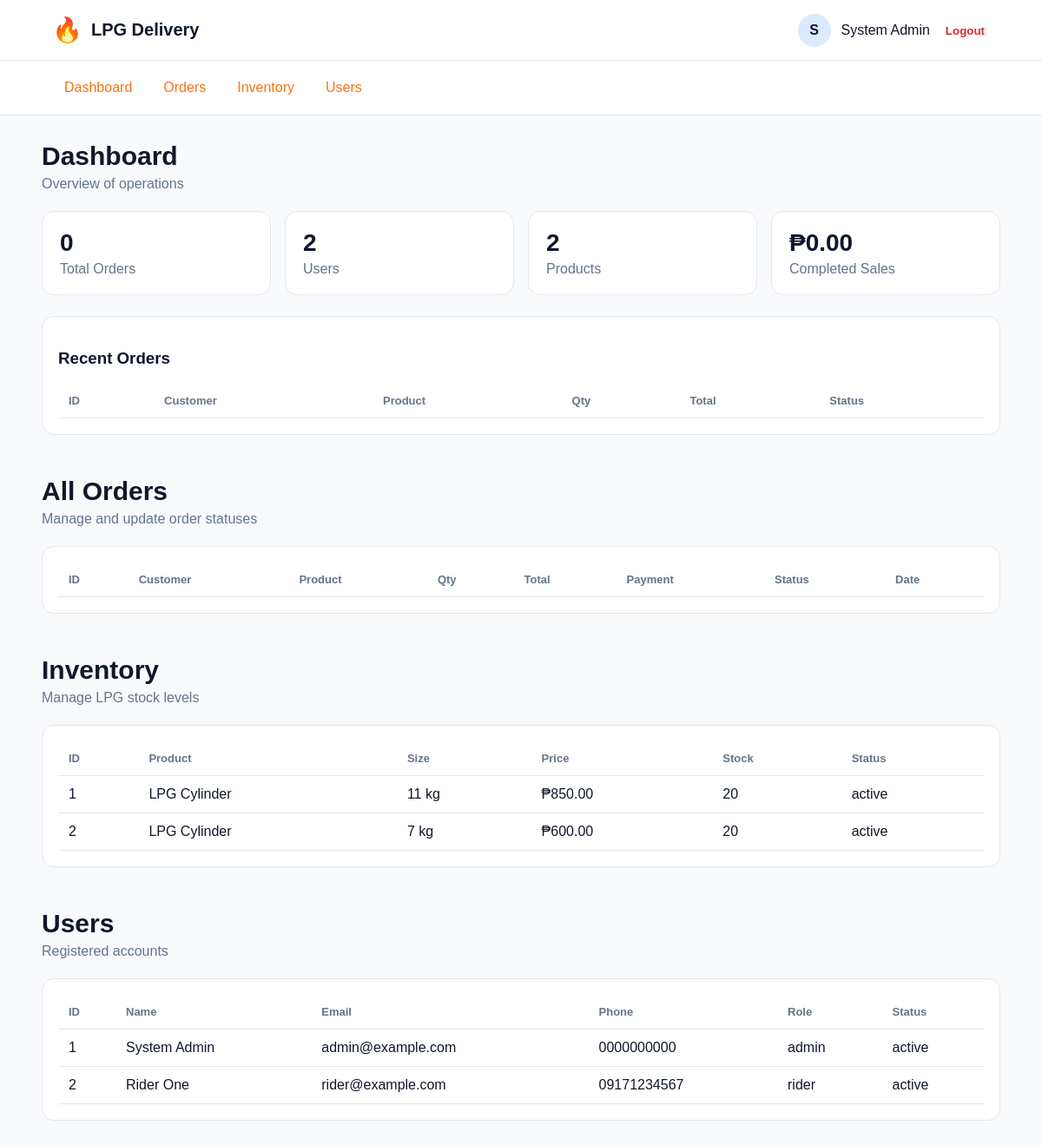
/admin_panel.php (signed in), run on the app's committed database.
### tables this page shows
CREATE TABLE IF NOT EXISTS products (
    id INT UNSIGNED AUTO_INCREMENT PRIMARY KEY,
    name VARCHAR(100) NOT NULL,
    size VARCHAR(50) NOT NULL,
    price DECIMAL(10,2) NOT NULL,
    stock INT NOT NULL DEFAULT 0,
    status ENUM('active','inactive') NOT NULL DEFAULT 'active',
    created_at TIMESTAMP DEFAULT CURRENT_TIMESTAMP
);

CREATE TABLE IF NOT EXISTS users (
    id INT UNSIGNED AUTO_INCREMENT PRIMARY KEY,
    full_name VARCHAR(150) NOT NULL,
    phone VARCHAR(30) NOT NULL,
    address VARCHAR(255) NOT NULL,
    email VARCHAR(190) NOT NULL UNIQUE,
    password VARCHAR(255) NOT NULL,
    role ENUM('customer','admin','rider') NOT NULL DEFAULT 'customer',
    valid_id_path VARCHAR(255) NULL,
    status ENUM('active','inactive','pending') NOT NULL DEFAULT 'active',
    created_at TIMESTAMP DEFAULT CURRENT_TIMESTAMP
);

### admin_panel.php (the view, shortened to what this page needs)
<?php
require_once "config.php";
$fullName = $_SESSION["full_name"];
$totalOrders = (int)$pdo->query("SELECT COUNT(*) FROM orders")->fetchColumn();
$totalUsers = (int)$pdo->query("SELECT COUNT(*) FROM users")->fetchColumn();
$totalProducts = (int)$pdo->query("SELECT COUNT(*) FROM products WHERE status = 'active'")->fetchColumn();
$totalSales = (float)$pdo->query("SELECT COALESCE(SUM(total_amount),0) FROM orders WHERE status IN ('delivered','completed')")->fetchColumn();
$products = $pdo->query(
    "SELECT id, name, size, price, stock, status FROM products ORDER BY id ASC"
)->fetchAll();
$users = $pdo->query(
    "SELECT id, full_name, email, phone, role, status, created_at
     FROM users ORDER BY created_at DESC"
)->fetchAll();
?>
<!DOCTYPE html>
<html lang="en">
<head>
    <link rel="stylesheet" href="styles.css">
</head>
<body>
<nav class="topnav">
    <div class="nav-brand"><div class="nav-brand-icon">🔥</div>LPG Delivery</div>
    <div class="nav-right">
        <div class="nav-user">
            <div class="nav-avatar"><?= htmlspecialchars(strtoupper(substr($fullName, 0, 1))) ?></div>
            <span><?= htmlspecialchars($fullName) ?></span>
        </div>
        <form method="POST">
            <button class="nav-logout" type="submit">Logout</button>
        </form>
    </div>
</nav>
<div class="tabs">
    <a href="#dashboard">Dashboard</a>
    <a href="#orders">Orders</a>
    <a href="#inventory">Inventory</a>
    <a href="#users">Users</a>
</div>
<main class="app-content">
    <section id="dashboard" class="panel">
        <div class="page-title">Dashboard</div>
        <div class="page-sub">Overview of operations</div>
        <div class="stats-grid">
            <div class="stat-card"><strong><?= $totalOrders ?></strong><span>Total Orders</span></div>
            <div class="stat-card"><strong><?= $totalUsers ?></strong><span>Users</span></div>
            <div class="stat-card"><strong><?= $totalProducts ?></strong><span>Products</span></div>
            <div class="stat-card"><strong>₱<?= number_format($totalSales, 2) ?></strong><span>Completed Sales</span></div>
        </div>
        <div class="table-wrap">
            <h3>Recent Orders</h3>
            <div style="overflow-x:auto">
                <table>
                    <thead>
                    <tr><th>ID</th><th>Customer</th><th>Product</th><th>Qty</th><th>Total</th><th>Status</th></tr>
                    </thead>
                </table>
            </div>
        </div>
    </section>
    <section id="orders" class="panel">
        <div class="page-title">All Orders</div>
        <div class="page-sub">Manage and update order statuses</div>
        <div class="table-wrap">
            <div style="overflow-x:auto">
                <table>
                    <thead>
                    <tr>
                        <th>ID</th><th>Customer</th><th>Product</th><th>Qty</th>
                        <th>Total</th><th>Payment</th><th>Status</th><th>Date</th>
                    </tr>
                    </thead>
                </table>
            </div>
        </div>
    </section>
    <section id="inventory" class="panel">
        <div class="page-title">Inventory</div>
        <div class="page-sub">Manage LPG stock levels</div>
        <div class="table-wrap">
            <div style="overflow-x:auto">
                <table>
                    <thead><tr><th>ID</th><th>Product</th><th>Size</th><th>Price</th><th>Stock</th><th>Status</th></tr></thead>
                    <tbody>
                    <?php foreach ($products as $product): ?>
                        <tr>
                            <td><?= (int)$product["id"] ?></td>
                            <td><?= htmlspecialchars($product["name"]) ?></td>
                            <td><?= htmlspecialchars($product["size"]) ?></td>
                            <td>₱<?= number_format((float)$product["price"], 2) ?></td>
                            <td><?= (int)$product["stock"] ?></td>
                            <td><?= htmlspecialchars($product["status"]) ?></td>
                        </tr>
                    <?php endforeach; ?>
                    </tbody>
                </table>
            </div>
        </div>
    </section>
    <section id="users" class="panel">
        <div class="page-title">Users</div>
        <div class="page-sub">Registered accounts</div>
        <div class="table-wrap">
            <div style="overflow-x:auto">
                <table>
                    <thead><tr><th>ID</th><th>Name</th><th>Email</th><th>Phone</th><th>Role</th><th>Status</th></tr></thead>
                    <tbody>
                    <?php foreach ($users as $user): ?>
                        <tr>
                            <td><?= (int)$user["id"] ?></td>
                            <td><?= htmlspecialchars($user["full_name"]) ?></td>
                            <td><?= htmlspecialchars($user["email"]) ?></td>
                            <td><?= htmlspecialchars($user["phone"]) ?></td>
                            <td><?= htmlspecialchars($user["role"]) ?></td>
                            <td><?= htmlspecialchars($user["status"]) ?></td>
                        </tr>
                    <?php endforeach; ?>
                    </tbody>
                </table>
            </div>
        </div>
    </section>
</main>
</body>
</html>

### styles.css (style rules this page uses)
:root { --orange: #F97316; --navy: #0F172A; --white: #FFFFFF; --light-gray: #F8FAFC; --blue: #2563EB; --green: #16A34A; --text: var(--navy); --text-muted: #64748b; --bg: var(--light-gray); --card: var(--white); --border: #e2e8f0; --shadow: 0 24px 60px rgba(15, 23, 42, 0.12); }
* { box-sizing: border-box; }
html, body { margin: 0; min-height: 100%; font-family: "DM Sans", Arial, sans-serif; background: var(--bg); color: var(--text); }
body { min-height: 100vh; }
a { color: var(--orange); text-decoration: none; }
.auth-title, .page-title { font-size: 30px; font-weight: 700; margin-bottom: 6px; }
.auth-sub, .page-sub { color: var(--text-muted); margin-bottom: 22px; }
.topnav { min-height: 70px; padding: 14px 5%; display: flex; align-items: center; justify-content: space-between; background: white; border-bottom: 1px solid var(--border); }
.nav-brand { display: flex; align-items: center; gap: 10px; font-weight: 800; font-size: 20px; }
.nav-brand-icon { font-size: 28px; }
.nav-right, .nav-user { display: flex; align-items: center; gap: 12px; }
.nav-avatar { width: 38px; height: 38px; display: grid; place-items: center; border-radius: 50%; background: #dbeafe; font-weight: 800; }
.nav-logout { border: 0; background: transparent; color: #dc2626; cursor: pointer; font-weight: 700; }
.tabs { display: flex; gap: 8px; padding: 12px 5%; background: white; border-bottom: 1px solid var(--border); overflow-x: auto; }
.tabs a { padding: 10px 14px; border-radius: 9px; white-space: nowrap; }
.app-content { width: min(1200px, 92%); margin: 30px auto; }
.panel { margin-bottom: 48px; }
.stats-grid { display: grid; grid-template-columns: repeat(auto-fit, minmax(180px, 1fr)); gap: 16px; margin-bottom: 24px; }
.stat-card { background: white; border: 1px solid var(--border); border-radius: 14px; padding: 20px; }
.stat-card strong { display: block; font-size: 28px; margin-bottom: 5px; }
.stat-card span { color: var(--text-muted); }
.table-wrap { background: white; border: 1px solid var(--border); border-radius: 14px; padding: 18px; overflow: hidden; }
table { width: 100%; border-collapse: collapse; }
th, td { text-align: left; padding: 12px; border-bottom: 1px solid var(--border); }
th { font-size: 13px; color: var(--text-muted); }

### data on the page
products: id "1", name "LPG Cylinder", size "11 kg", price "850.00", stock "20", status "active"
products: id "2", name "LPG Cylinder", size "7 kg", price "600.00", stock "20", status "active"
users: id "1", full_name "System Admin", email "admin@example.com", phone "0000000000", role "admin", status "active"
users: id "2", full_name "Rider One", email "rider@example.com", phone "09171234567", role "rider", status "active"

### other printed values
substr($fullName, 0, 1) "S"
$fullName "System Admin"
$totalOrders "0"
$totalUsers "2"
$totalProducts "2"
$totalSales "0.00"
